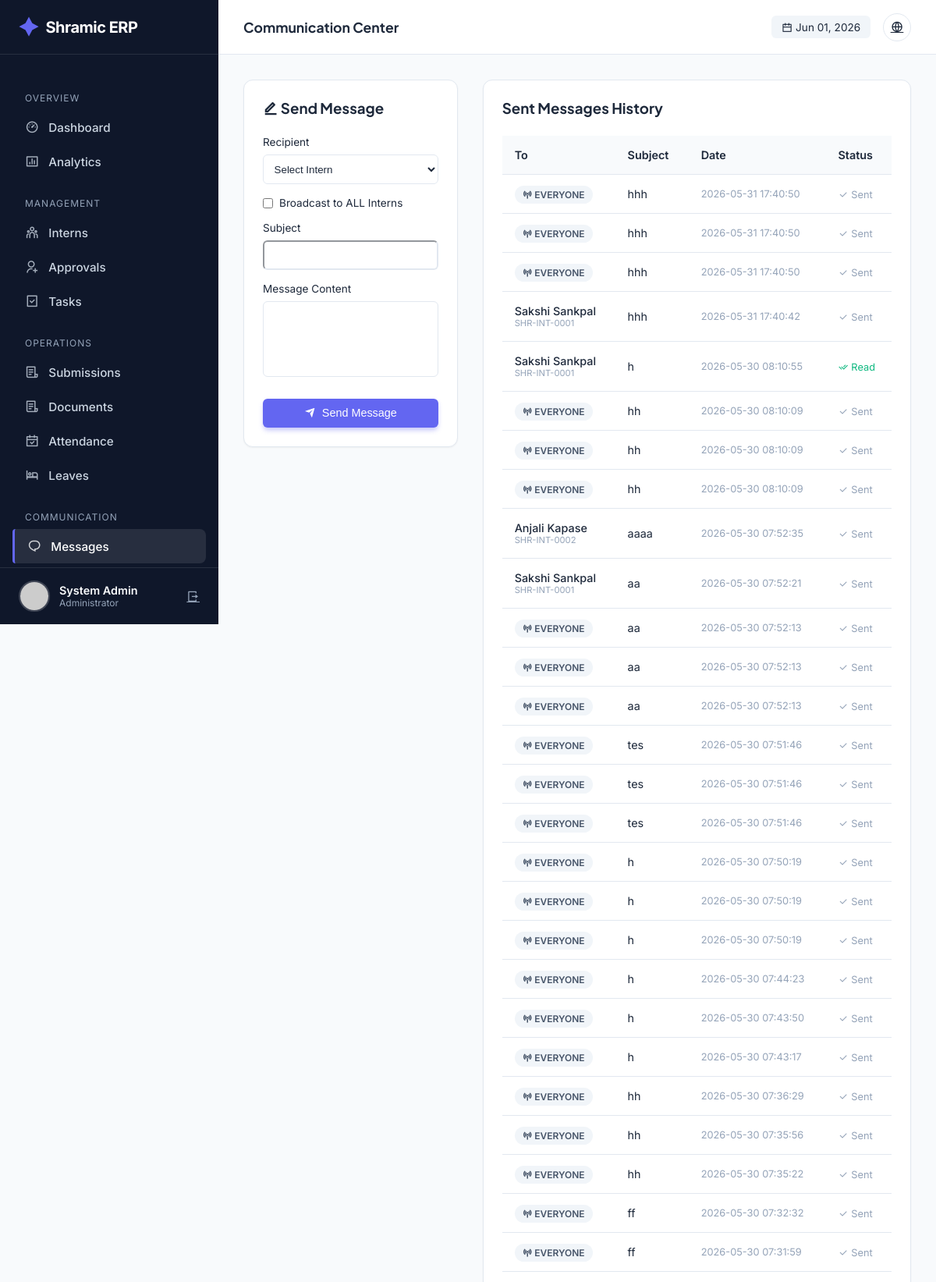
Screenshot of /admin/messages (signed in, upper part) with the database file from the repository.
### tables this page shows
CREATE TABLE users (
            id INTEGER PRIMARY KEY AUTOINCREMENT,
            intern_id TEXT UNIQUE,
            usn TEXT UNIQUE NOT NULL,
            full_name TEXT NOT NULL,
            phone TEXT NOT NULL,
            email TEXT UNIQUE NOT NULL,
            password_hash TEXT NOT NULL,
            role TEXT NOT NULL,
            photo_url TEXT,
            status TEXT DEFAULT 'PENDING',
            is_admin BOOLEAN DEFAULT 0,
            department TEXT,
            join_date DATE,
            emergency_contact TEXT,
            address TEXT,
            last_login TIMESTAMP,
            login_count INTEGER DEFAULT 0,
            created_at TIMESTAMP DEFAULT CURRENT_TIMESTAMP,
            updated_at TIMESTAMP DEFAULT CURRENT_TIMESTAMP
        );

CREATE TABLE messages (
            id INTEGER PRIMARY KEY AUTOINCREMENT,
            sender_id INTEGER,
            recipient_id INTEGER,
            recipient_role TEXT,
            subject TEXT,
            content TEXT NOT NULL,
            is_broadcast BOOLEAN DEFAULT 0,
            is_read BOOLEAN DEFAULT 0,
            parent_message_id INTEGER,
            created_at TIMESTAMP DEFAULT CURRENT_TIMESTAMP,
            FOREIGN KEY (sender_id) REFERENCES users(id),
            FOREIGN KEY (recipient_id) REFERENCES users(id),
            FOREIGN KEY (parent_message_id) REFERENCES messages(id)
        );

### app.py (the view, shortened to what this page needs)
@app.route('/admin/messages', methods=['GET', 'POST'])
@login_required
@admin_required
def admin_messages():
    conn = get_db_connection()
    cur = conn.cursor()
    cur.execute("""
        SELECT m.*, u.full_name as recipient_name, u.intern_id
        FROM messages m
        LEFT JOIN users u ON m.recipient_id = u.id
        WHERE m.sender_id = ?
        ORDER BY m.created_at DESC
    """, (current_user.id,))
    sent_messages = cur.fetchall()
    cur.execute("""
        SELECT id, intern_id, full_name
        FROM users
        WHERE is_admin = 0 AND status = 'APPROVED'
    """)
    interns = cur.fetchall()
    conn.close()
    return render_template('admin/messages.html',
                         sent_messages=sent_messages,
                         interns=interns)

### templates/admin/messages.html (shortened to what this page needs)
{% extends "admin/base.html" %} {% block title %}Messages{% endblock %} {% block
page_title %}Communication Center{% endblock %} {% block content %}
<div style="display: grid; grid-template-columns: 1fr 2fr; gap: 2rem">
  <div class="card" style="height: fit-content">
    <h3 style="margin-bottom: 1.5rem">
      <i class="ri-edit-line"></i> Send Message
    </h3>
    <form action="{{ url_for('admin_messages') }}" method="POST">
      <div style="margin-bottom: 1rem">
        <label style="display: block; font-size: 0.85rem; margin-bottom: 0.5rem"
          >Recipient</label
        >
        <select
          name="recipient_id"
          class="btn-outline"
          style="width: 100%; padding: 0.6rem; border-radius: 6px"
        >
          <option value="">Select Intern</option>
        </select>
      </div>
      <div style="margin-bottom: 1rem">
        <label
          style="
            display: flex;
            align-items: center;
            gap: 8px;
            font-size: 0.85rem;
            cursor: pointer;
          "
        >
          <input type="checkbox" name="is_broadcast" /> Broadcast to ALL Interns
        </label>
      </div>
      <div style="margin-bottom: 1rem">
        <label style="display: block; font-size: 0.85rem; margin-bottom: 0.5rem"
          >Subject</label
        >
        <input
          type="text"
          name="subject"
          required
          class="btn-outline"
          style="width: 100%; padding: 0.6rem; border-radius: 6px"
        />
      </div>
      <div style="margin-bottom: 1.5rem">
        <label style="display: block; font-size: 0.85rem; margin-bottom: 0.5rem"
          >Message Content</label
        >
        <textarea
          name="content"
          rows="5"
          required
          class="btn-outline"
          style="width: 100%; padding: 0.6rem; border-radius: 6px; resize: none"
        ></textarea>
      </div>
      <button
        type="submit"
        class="btn btn-primary"
        style="width: 100%; justify-content: center"
      >
        <i class="ri-send-plane-fill"></i> Send Message
      </button>
    </form>
  </div>
  <div class="card">
    <h3 style="margin-bottom: 1.5rem">Sent Messages History</h3>
    <div class="table-container">
      <table>
        <thead>
          <tr>
            <th>To</th>
            <th>Subject</th>
            <th>Date</th>
            <th>Status</th>
          </tr>
        </thead>
        <tbody>
          {% for msg in sent_messages %}
          <tr>
            <td>
              {% if msg.is_broadcast %}
              <span class="badge badge-neutral"
                ><i class="ri-broadcast-line"></i> Everyone</span
              >
              {% else %}
              <div style="font-weight: 500">{{ msg.recipient_name }}</div>
              <div style="font-size: 0.7rem; color: var(--text-light)">
                {{ msg.intern_id }}
              </div>
              {% endif %}
            </td>
            <td>{{ msg.subject }}</td>
            <td style="font-size: 0.8rem; color: var(--text-light)">
              {{ msg.created_at }}
            </td>
            <td>
              {% if msg.is_read %}
              <span style="color: var(--success); font-size: 0.8rem"
                ><i class="ri-check-double-line"></i> Read</span
              >
              {% else %}
              <span style="color: var(--text-light); font-size: 0.8rem"
                ><i class="ri-check-line"></i> Sent</span
              >
              {% endif %}
            </td>
          </tr>
          {% endfor %}
        </tbody>
      </table>
    </div>
  </div>
</div>
{% endblock %}

### templates/admin/base.html (shortened to what this page needs)
<!doctype html>
<html lang="en">
  <head>
    <link
      href="https://cdn.jsdelivr.net/npm/remixicon@4.1.0/fonts/remixicon.css"
      rel="stylesheet"
    />
  </head>
  <body>
    <aside class="sidebar" id="sidebar">
      <a href="/" class="brand">
        <i class="ri-shining-2-fill"></i> Shramic ERP
      </a>
      <ul class="nav-menu">
        <li class="nav-label">Overview</li>
        <li>
          <a
            href="{{ url_for('admin_dashboard') }}"
            class="nav-link {% if request.endpoint == 'admin_dashboard' %}active{% endif %}"
            ><i class="ri-dashboard-3-line"></i> Dashboard</a
          >
        </li>
        <li>
          <a
            href="{{ url_for('admin_analytics') }}"
            class="nav-link {% if request.endpoint == 'admin_analytics' %}active{% endif %}"
            ><i class="ri-bar-chart-box-line"></i> Analytics</a
          >
        </li>
        <li class="nav-label">Management</li>
        <li>
          <a
            href="{{ url_for('admin_interns') }}"
            class="nav-link {% if request.endpoint == 'admin_interns' %}active{% endif %}"
            ><i class="ri-team-line"></i> Interns</a
          >
        </li>
        <li>
          <a
            href="{{ url_for('admin_approvals') }}"
            class="nav-link {% if request.endpoint == 'admin_approvals' %}active{% endif %}"
            ><i class="ri-user-add-line"></i> Approvals</a
          >
        </li>
        <li>
          <a
            href="{{ url_for('admin_tasks') }}"
            class="nav-link {% if request.endpoint == 'admin_tasks' %}active{% endif %}"
            ><i class="ri-task-line"></i> Tasks</a
          >
        </li>
        <li class="nav-label">Operations</li>
        <li>
          <a
            href="{{ url_for('admin_submissions') }}"
            class="nav-link {% if request.endpoint == 'admin_submissions' %}active{% endif %}"
            ><i class="ri-file-list-3-line"></i> Submissions</a
          >
        </li>
        <li>
  <a
    href="{{ url_for('admin_documents') }}"
    class="nav-link {% if request.endpoint == 'admin_documents' %}active{% endif %}"
  >
    <i class="ri-file-list-3-line"></i> Documents
  </a>
</li>
        <li>
          <a
            href="{{ url_for('admin_attendance') }}"
            class="nav-link {% if request.endpoint == 'admin_attendance' %}active{% endif %}"
            ><i class="ri-calendar-check-line"></i> Attendance</a
          >
        </li>
        <li>
          <a
            href="{{ url_for('admin_leaves') }}"
            class="nav-link {% if request.endpoint == 'admin_leaves' %}active{% endif %}"
            ><i class="ri-hotel-bed-line"></i> Leaves</a
          >
        </li>
        <li class="nav-label">Communication</li>
        <li>
          <a
            href="{{ url_for('admin_messages') }}"
            class="nav-link {% if request.endpoint == 'admin_messages' %}active{% endif %}"
            ><i class="ri-chat-1-line"></i> Messages</a
          >
        </li>
        <li>
          <a
            href="{{ url_for('admin_announcements') }}"
            class="nav-link {% if request.endpoint == 'admin_announcements' %}active{% endif %}"
            > Announcements</a
          >
        </li>
      </ul>
      <div class="user-profile">
        <img
          src="{{ url_for('static', filename='uploads/profiles/' + current_user.photo_url) if current_user.photo_url else 'https://ui-avatars.com/api/?name=Admin&background=random' }}"
          class="user-avatar"
          alt="Admin"
        />
        <div style="flex: 1; overflow: hidden">
          <div
            style="
              font-weight: 600;
              font-size: 0.9rem;
              white-space: nowrap;
              text-overflow: ellipsis;
            "
          >
            {{ current_user.full_name }}
          </div>
          <div style="font-size: 0.75rem; color: var(--text-light)">
            Administrator
          </div>
        </div>
        <a
          href="{{ url_for('logout') }}"
          title="Logout"
          style="color: var(--text-light)"
          ><i class="ri-logout-box-r-line"></i
        ></a>
      </div>
    </aside>
    <div class="main-wrapper">
      <header class="top-header">
        <div style="display: flex; align-items: center; gap: 1rem">
          <h2 class="page-title">
            {% block page_title %}Dashboard{% endblock %}
          </h2>
        </div>
        <div class="header-actions">
          <div
            style="
              font-size: 0.85rem;
              color: var(--text-secondary);
              background: #f1f5f9;
              padding: 0.4rem 0.8rem;
              border-radius: 6px;
            "
          >
            <i class="ri-calendar-line"></i> {{ now.strftime('%b %d, %Y') }}
          </div>
          <a href="{{ url_for('index') }}" class="btn-icon" title="View Site"
            ><i class="ri-global-line"></i
          ></a>
        </div>
      </header>
      <div class="content">
         {% block content %}{% endblock %}
      </div>
    </div>
  </body>
</html>

### rows the page displays
users: full_name "System Admin"
messages: is_broadcast True (drawn), subject "hhh", created_at "2026-05-31 17:40:50", is_read False (drawn)
messages: is_broadcast True (drawn), subject "hhh", created_at "2026-05-31 17:40:50", is_read False (drawn)
messages: is_broadcast True (drawn), subject "hhh", created_at "2026-05-31 17:40:50", is_read False (drawn)
messages: recipient_name "Sakshi Sankpal", intern_id "SHR-INT-0001", subject "hhh", created_at "2026-05-31 17:40:42", is_read False (drawn)
messages: recipient_name "Sakshi Sankpal", intern_id "SHR-INT-0001", subject "h", created_at "2026-05-30 08:10:55", is_read True (drawn)
messages: is_broadcast True (drawn), subject "hh", created_at "2026-05-30 08:10:09", is_read False (drawn)
messages: is_broadcast True (drawn), subject "hh", created_at "2026-05-30 08:10:09", is_read False (drawn)
messages: is_broadcast True (drawn), subject "hh", created_at "2026-05-30 08:10:09", is_read False (drawn)
messages: recipient_name "Anjali Kapase", intern_id "SHR-INT-0002", subject "aaaa", created_at "2026-05-30 07:52:35", is_read False (drawn)
messages: recipient_name "Sakshi Sankpal", intern_id "SHR-INT-0001", subject "aa", created_at "2026-05-30 07:52:21", is_read False (drawn)
messages: is_broadcast True (drawn), subject "aa", created_at "2026-05-30 07:52:13", is_read False (drawn)
messages: is_broadcast True (drawn), subject "aa", created_at "2026-05-30 07:52:13", is_read False (drawn)
messages: is_broadcast True (drawn), subject "aa", created_at "2026-05-30 07:52:13", is_read False (drawn)
messages: is_broadcast True (drawn), subject "tes", created_at "2026-05-30 07:51:46", is_read False (drawn)
messages: is_broadcast True (drawn), subject "tes", created_at "2026-05-30 07:51:46", is_read False (drawn)
messages: is_broadcast True (drawn), subject "tes", created_at "2026-05-30 07:51:46", is_read False (drawn)
messages: is_broadcast True (drawn), subject "h", created_at "2026-05-30 07:50:19", is_read False (drawn)
messages: is_broadcast True (drawn), subject "h", created_at "2026-05-30 07:50:19", is_read False (drawn)
messages: is_broadcast True (drawn), subject "h", created_at "2026-05-30 07:50:19", is_read False (drawn)
messages: is_broadcast True (drawn), subject "h", created_at "2026-05-30 07:44:23", is_read False (drawn)
messages: is_broadcast True (drawn), subject "h", created_at "2026-05-30 07:43:50", is_read False (drawn)
messages: is_broadcast True (drawn), subject "h", created_at "2026-05-30 07:43:17", is_read False (drawn)
messages: is_broadcast True (drawn), subject "hh", created_at "2026-05-30 07:36:29", is_read False (drawn)
messages: is_broadcast True (drawn), subject "hh", created_at "2026-05-30 07:35:56", is_read False (drawn)
messages: is_broadcast True (drawn), subject "hh", created_at "2026-05-30 07:35:22", is_read False (drawn)
messages: is_broadcast True (drawn), subject "ff", created_at "2026-05-30 07:32:32", is_read False (drawn)
messages: is_broadcast True (drawn), subject "ff", created_at "2026-05-30 07:31:59", is_read False (drawn)

### other values shown
{{ now.strftime('%b %d, %Y') }} "Jun 01, 2026"
